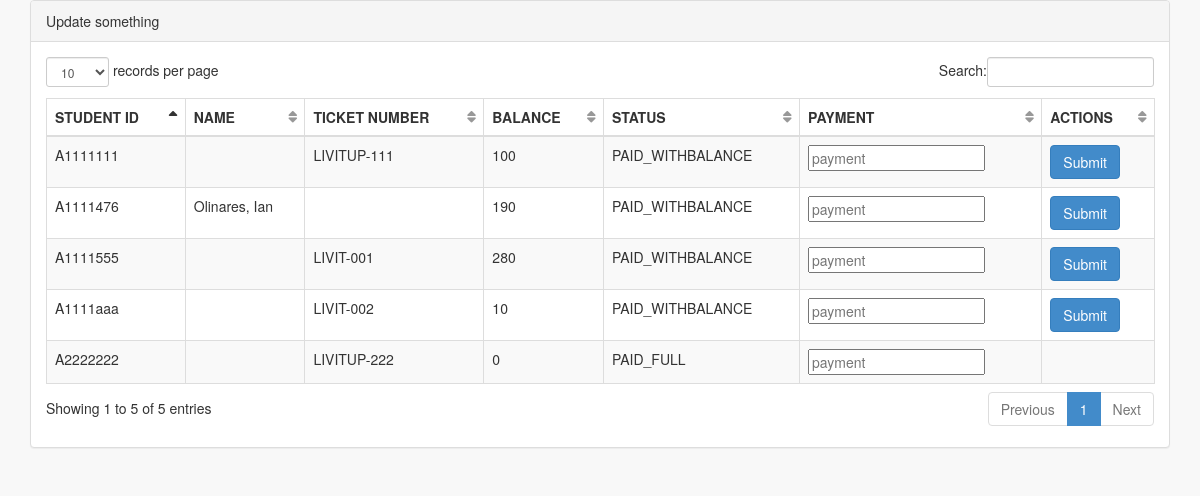
Screenshot of /balance.php with the database file from the repository.
### tables this page shows
CREATE TABLE IF NOT EXISTS `tbl_tickets_students` (
  `id` int(10) NOT NULL AUTO_INCREMENT,
  `ticket_number` varchar(11) NOT NULL,
  `student_id` varchar(8) NOT NULL,
  `date_claimed` datetime NOT NULL,
  `party_time_in` datetime NOT NULL,
  `ticket_status` varchar(20) NOT NULL,
  `balance` varchar(10) NOT NULL,
  PRIMARY KEY (`id`)
);

CREATE TABLE IF NOT EXISTS `tbl_students` (
  `id` int(10) NOT NULL AUTO_INCREMENT,
  `student_id` varchar(8) NOT NULL,
  `lastname` varchar(50) NOT NULL,
  `firstname` varchar(50) NOT NULL,
  `middlename` varchar(50) NOT NULL,
  `program` varchar(50) NOT NULL,
  `section` varchar(10) NOT NULL,
  `contact_no` varchar(20) NOT NULL,
  `email_add` varchar(60) NOT NULL,
  PRIMARY KEY (`id`),
  UNIQUE KEY `student_id` (`student_id`)
);

### includes/database.php (called while the page is built, shortened)
<?php
function print_all_tickets($conn){
	$stmt = $conn->prepare("SELECT * FROM tbl_tickets_students");
	$stmt->execute(array(
	));
	$row = $stmt->fetchAll(PDO::FETCH_ASSOC);
	$row = json_encode($row);
	return $row;
}
function print_all_students($conn){
	$stmt = $conn->prepare("SELECT * FROM tbl_students");
	$stmt->execute(array(
	));
	$row = $stmt->fetchAll(PDO::FETCH_ASSOC);
	$row = json_encode($row);
	return $row;
}

### balance.php (the view, shortened to what this page needs)
<?php include("includes\database.php"); ?>
<!DOCTYPE html>
<html lang="en">
<head>
    <link href="lib/css/bootstrap.min.css" rel="stylesheet">
    <link href="lib/css/plugins/metisMenu/metisMenu.min.css" rel="stylesheet">
    <link href="lib/css/plugins/dataTables.bootstrap.css" rel="stylesheet">
    <link href="lib/css/sb-admin-2.css" rel="stylesheet">
    <link href="lib/font-awesome-4.1.0/css/font-awesome.min.css" rel="stylesheet" type="text/css">
</head>
<body>
<?php
    $row = print_all_tickets($conn);
    $row = json_decode($row);
    $row_students = print_all_students($conn);
    $row_students = json_decode($row_students);
?>
<div class="container">
    <div class="panel panel-default">
        <div class="panel-heading">Update something</div>
        <div class="panel-body">
            <div class="table-responsive">
            <table class="table table-striped table-bordered table-hover" id="dataTables-example">
                <thead>
                    <tr>
                        <th>STUDENT ID</th>
                        <th>NAME</th>
                        <th>TICKET NUMBER</th>
                        <th>BALANCE</th>
                        <th>STATUS</th>
                        <th>PAYMENT</th>
                        <th>ACTIONS</th>
                    </tr>
                </thead>
                <tbody>
                <?php
                    for($a = 0; $a < count($row); $a++){
                        echo '<tr class="gradeX">';
                        echo '  <td>'.$row[$a]->student_id.'</td>';
                        for($b = 0; $b < count($row_students); $b++){
                            if($row[$a]->student_id === $row_students[$b]->student_id){
                                echo '<td>'.$row_students[$a]->lastname.', '.$row_students[$a]->firstname.'</td>';
                            }
                            else{
                                echo "<td></td>";
                            }
                        }
                        echo "<form method='post'>";
                        echo '  <td>'.$row[$a]->ticket_number.'</td>';
                        echo '  <td>'.$row[$a]->balance.'</td>';
                        echo '  <td>'.$row[$a]->ticket_status.'</td>';
                        echo '  <td>';
                            echo '<input type="text" name="payment" placeholder="payment" required>';
                        echo '</td>';
                        echo '  <td>';
                            if(($row[$a]->ticket_status != "PAID_FULL") || ($row[$a]->ticket_status === "REGISTERED"))
                            {
                                echo "<input type='submit' name='submit' class='btn btn-primary'>";
                            }
                        echo '  </td>';
                        echo '</tr>';
                    }
                ?>
                </tbody>
            </table>
            </div>
        </div>
    </div>
</div>
</body>
</html>

### rows the page displays
tbl_tickets_students: student "A1111476", balance "190", ticket_status "PAID_WITHBALANCE"
tbl_students: lastname "Olinares", firstname "Ian"
tbl_tickets_students: student "A1111555", ticket_number "LIVIT-001", balance "280", ticket_status "PAID_WITHBALANCE"
tbl_tickets_students: student "A1111aaa", ticket_number "LIVIT-002", balance "10", ticket_status "PAID_WITHBALANCE"
tbl_tickets_students: student "A1111111", ticket_number "LIVITUP-111", balance "100", ticket_status "PAID_WITHBALANCE"
tbl_tickets_students: student "A2222222", ticket_number "LIVITUP-222", balance "0", ticket_status "PAID_FULL"
